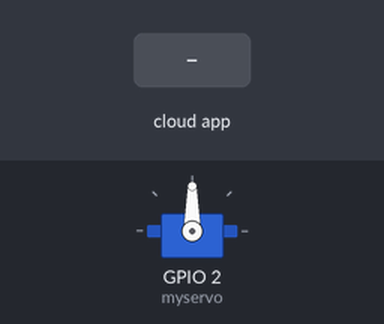
Bench run of a sketch on a simulated ESP8266 (NodeMCU). Parts: servo. The inputs (shaded band) are chosen by the test bench. WiFi joins after 1.5 s; servers stay silent unless stated; the Firebase database answers and starts empty; what the sketch prints to the serial monitor is not drawn.

Above: at 2.7 s.
2.8 s: the phone or cloud app sets regarPlanta to 1
At 7.2 s:
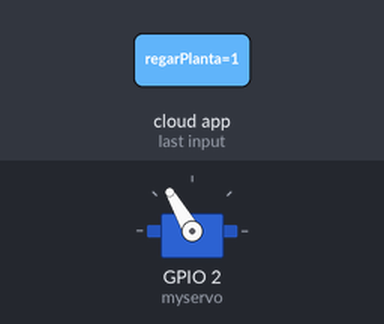
At 9.4 s:
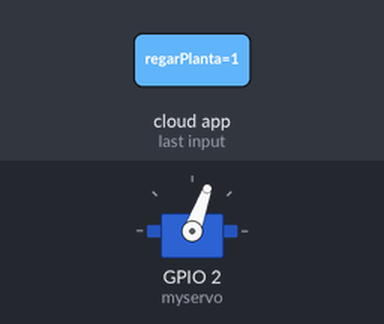
Timing chart, 0 to 11.2 s (numbered marks = the images above; inputs shaded):
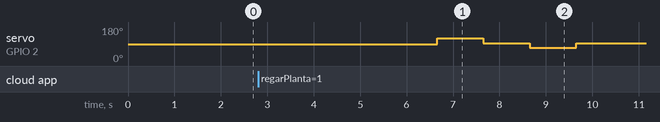

The sketch:

servo.ino
```cpp
/*
 fix error Error[13] on linux
 sudo chmod a+rw /dev/ttyUSB0
*/

/*
  Firebase Client connection by Rui Santos

  Complete project details at our blog.
    - ESP32: https://RandomNerdTutorials.com/esp32-firebase-realtime-database/
    - ESP8266: https://RandomNerdTutorials.com/esp8266-nodemcu-firebase-realtime-database/
  Permission is hereby granted, free of charge, to any person obtaining a copy of this software and associated documentation files.
  The above copyright notice and this permission notice shall be included in all copies or substantial portions of the Software.
  Based in the RTDB Basic Example by Firebase-ESP-Client library by mobizt
  https://github.com/mobizt/Firebase-ESP-Client/blob/main/examples/RTDB/Basic/Basic.ino
*/

#include <Arduino.h>
#if defined(ESP32)
#include <WiFi.h>
#elif defined(ESP8266)
#include <ESP8266WiFi.h>
#endif
#include <Firebase_ESP_Client.h>

// Provide the token generation process info.
#include "addons/TokenHelper.h"
// Provide the RTDB payload printing info and other helper functions.
#include "addons/RTDBHelper.h"

// Servo motor biblioteca
#include <Servo.h>
Servo myservo;

// Insert your network credentials
// MUDAR
#define WIFI_SSID "NOME_DO_WIFI"
#define WIFI_PASSWORD "SENHA_DO_WIFI"

// Insert Firebase project API Key
#define API_KEY "CHAVE_API_FIREBASE"

// Insert RTDB URLefine the RTDB URL */
#define DATABASE_URL "URL_API_FIREBASE"

// Define Firebase Data object
FirebaseData fbdo;

FirebaseAuth auth;
FirebaseConfig config;

unsigned long sendDataPrevMillis = 0;
bool signupOK = false;

void setup()
{
  Serial.begin(115200);
  WiFi.begin(WIFI_SSID, WIFI_PASSWORD);
  Serial.print("Connecting to Wi-Fi");
  while (WiFi.status() != WL_CONNECTED)
  {
    Serial.print(".");
    delay(300);
  }
  Serial.println();
  Serial.print("Connected with IP: ");
  Serial.println(WiFi.localIP());
  Serial.println();

  /* Assign the api key (required) */
  config.api_key = API_KEY;

  /* Assign the RTDB URL (required) */
  config.database_url = DATABASE_URL;

  /* Sign up */
  if (Firebase.signUp(&config, &auth, "", ""))
  {
    Serial.println("ok");
    signupOK = true;
  }
  else
  {
    Serial.printf("%s\n", config.signer.signupError.message.c_str());
  }

  /* Assign the callback function for the long running token generation task */
  config.token_status_callback = tokenStatusCallback; // see addons/TokenHelper.h

  Firebase.begin(&config, &auth);
  Firebase.reconnectWiFi(true);

  // servo
  myservo.attach(2);
}

/*
 *
 *
 *
 * Loop principal
 *
 *
 */
void loop()
{
  if (Firebase.ready() && signupOK && (millis() - sendDataPrevMillis > 5000 || sendDataPrevMillis == 0))
  {

    sendDataPrevMillis = millis();
    if (Firebase.RTDB.getBool(&fbdo, "plantas/0/regarPlanta"))
    {

      bool regarPlanta = fbdo.boolData();
      bool regando = false;

      // Mudar as parada
      if (regarPlanta)
      {
        regarPlanta = false;
        regando = true;

        // receber dado
        myservo.write(120);
        delay(1000);
        myservo.write(95);
        delay(1000);
        myservo.write(70);
        delay(1000);
        myservo.write(95);
        delay(1000);
      }

      // Escreve no banco
      if (Firebase.RTDB.setBool(&fbdo, "plantas/0/regarPlanta", regarPlanta))
      {
        Serial.println("PASSED");
        Serial.println("PATH: " + fbdo.dataPath());
        Serial.println("TYPE: " + fbdo.dataType());

        if (Firebase.RTDB.setBool(&fbdo, "plantas/0/regando", regando))
        {
          Serial.println("PASSED");
          Serial.println("PATH: " + fbdo.dataPath());
          Serial.println("TYPE: " + fbdo.dataType());
        }
        else
          Serial.println(fbdo.errorReason());
      }
      else
        Serial.println(fbdo.errorReason());
    }
    else
      Serial.println(fbdo.errorReason());
  }
}
```

Measured:
- after the input at 2.8 s, servo on GPIO 2 (myservo): 90° → 120° after 3.9 s, → 95° 1.0 s later, → 70° 1.0 s later, → 95° 1.0 s later
